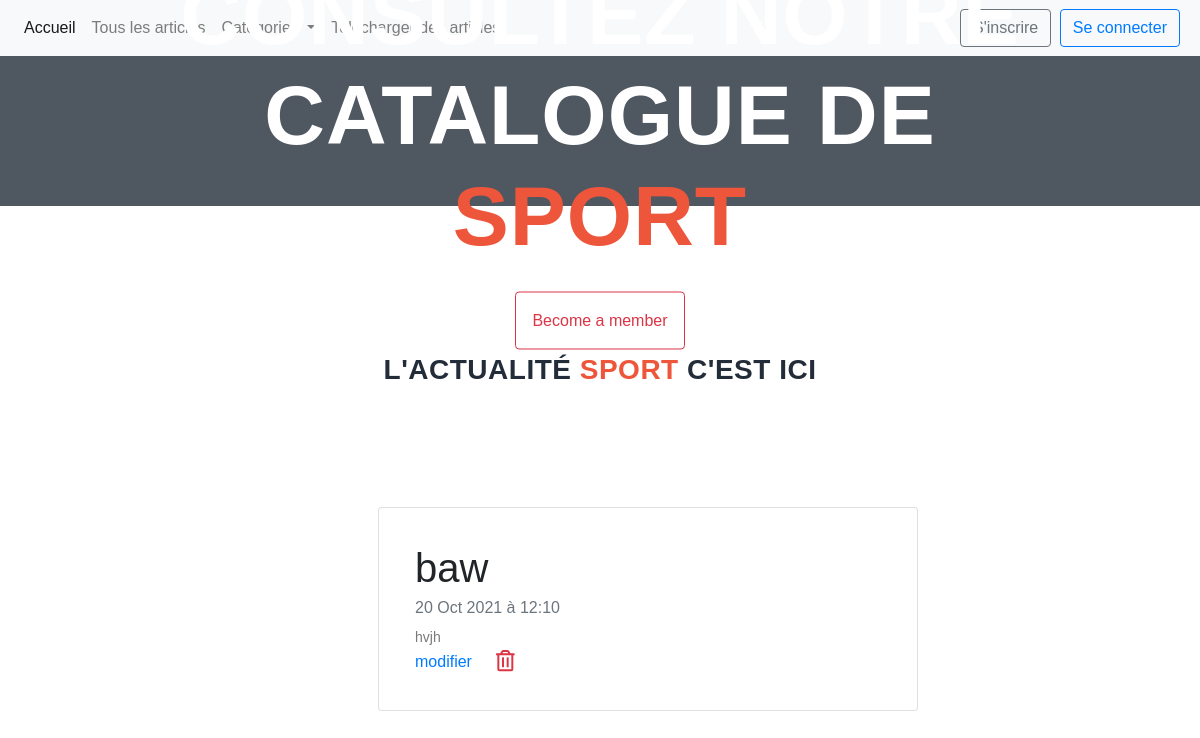
The app's page /articles/sport, older data.
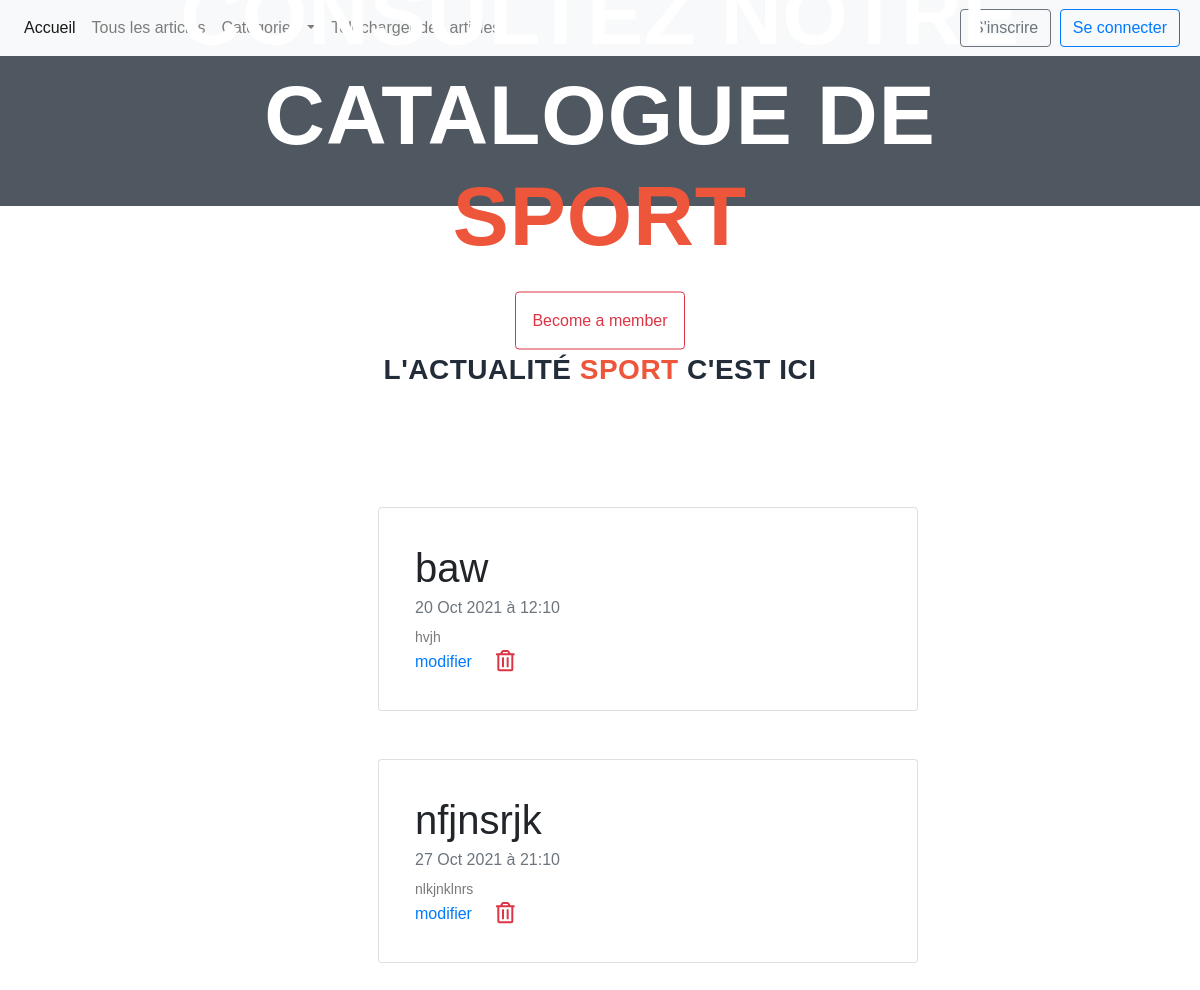
The same page, newer data.
### App/models.py (models this page shows)
class Article(models.Model):
    titre = models.CharField(max_length=30)
    description = models.CharField(max_length=300)
    date = models.DateTimeField(default=timezone.now, blank=True)
    cat_choises = (
        ('sport', 'sport'),
        ('sante', 'sante'),
        ('politique', 'politique'),
    )
    categorie = models.CharField(max_length=30, choices=cat_choises)

### App/views.py (the view)
# urls.py: path('articles/sport', categorie_sport, name='sport'),
def categorie_sport(request):
    liste_article = Article.objects.filter(categorie="sport")
    context = {'liste_articles': liste_article}
    return render(request, 'categorie-sport.html', context)

### App/templates/categorie-sport.html (shortened to what this page needs)
{% extends 'base.html' %}
{% block content %}
{% load static %}
    <div class="main-banner" id="top">
        <video autoplay muted loop id="bg-vid eo">
            <source src="{% static 'images/gym-video.mp4' %}" type="video/mp4" />
        </video>
        <div class="video-overlay header-text">
            <div class="caption">
                <h2>Consultez notre catalogue de  <em>sport</em></h2>
                <button class="btn btn-outline-danger p-3">Become a member</button>
            </div>
        </div>
    </div>
    <section class="section" id="our-classes">
        <div class="container">
            <div class="row">
                <div class="col-lg-6 offset-lg-3">
                    <div class="section-heading">
                        <h2>L'actualité  <em>Sport</em> c'est ici </h2>
                    </div>
                    {% for article in liste_articles %}
                    <div class="card w-100 p-3 m-5" >
                        <div class="card-body">
                            <h1 class="card-title">{{article.titre}}</h1>
                            <h6 class="card-subtitle mb-2 text-muted">{{article.date}}</h6>
                            <p class="card-text">{{article.description}}</p>
                            <a href="edit/{{ article.id}}" class="card-link">modifier</a>
                            <a href="delete/{{ article.id}}" class="card-link"><i class="far fa-trash-alt fa-lg text-danger"></i></a>
                        </div>
                        </div>
                    {% endfor %}
                </div>
            </div>
        </div>
    </section>
{% endblock %}

Row changes from the older to the newer data that the page shows:
added Article: titre "nfjnsrjk", date "27 Oct 2021 à 21:10", description "nlkjnklnrs"
